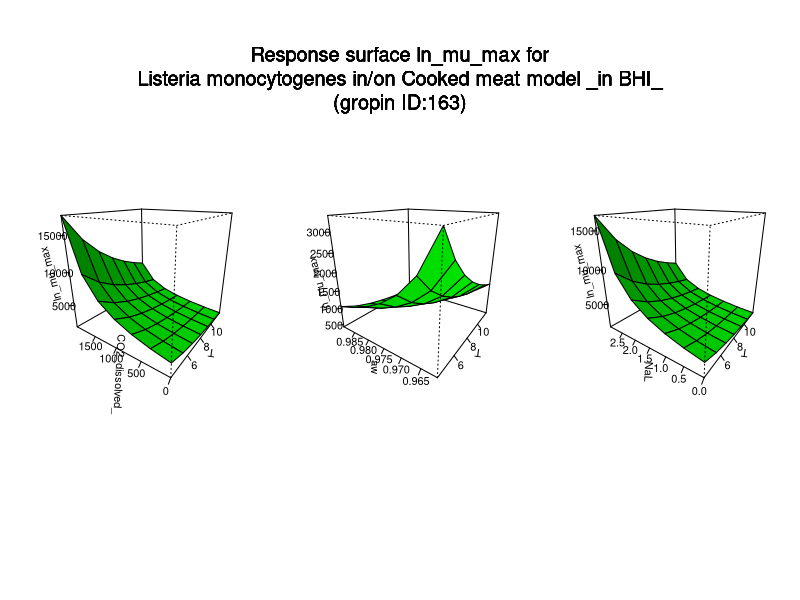

Write R code to recreate this figure.
#############################
# start of Parameter script
#############################
T <- seq(4.004,11.988011988012,length.out=7)
CO2_dissolved_ <- seq(0,1998.001998002,length.out=7)
aw <- seq(0.961238761238761,0.9892883,length.out=7)
NaL <- seq(0,2.997002997003,length.out=7)
#############################
# end of Parameter script
#############################
############################# 
# start of Model script Gropin ID 163 
#############################
 
# constant coefficients for this model
b <- 4.5231e-07
awmin <- 0.9485
Tmin <- -1.5389999999999999
CO2max <- 2476
NaLmax <- 3.7494
 
variables <- data.frame(T,CO2_dissolved_,aw,NaL)
argumentsPar <- unique.data.frame(expand.grid(variables))
 
# heart of the model
response_surface <- function(T,CO2_dissolved_,aw,NaL) {
   mumax <-(1/(b*(aw-awmin)*(CO2max-CO2_dissolved_)*(T-Tmin)*(NaLmax-NaL)))

	return(mumax=mumax)
} 

# output parameters
responseSurface <- cbind(argumentsPar,response_surface(argumentsPar['T'],argumentsPar['CO2_dissolved_'],argumentsPar['aw'],argumentsPar['NaL']))
colnames(responseSurface) <- c(colnames(argumentsPar),'lnmumax')
#############################
# End of Model script
#############################
############################# 
# start of Visualisation script Gropin ID 163 
#############################
titleText <-'Response surface ln_mu_max for
Listeria monocytogenes in/on Cooked meat model _in BHI_
(gropin ID:163)'
argPar1 <- unique.data.frame(expand.grid(T,CO2_dissolved_))
argPar2 <- unique.data.frame(expand.grid(T,aw))
argPar3 <- unique.data.frame(expand.grid(T,NaL))
z1 <- matrix(unlist(response_surface(T = argPar1[1],CO2_dissolved_ = argPar1[2],aw = aw[1],NaL = NaL[1])),nrow=7)
z2 <- matrix(unlist(response_surface(T = argPar2[1],aw = argPar2[2],CO2_dissolved_ = CO2_dissolved_[1],NaL = NaL[1])),nrow=7)
z3 <- matrix(unlist(response_surface(T = argPar3[1],NaL = argPar3[2],CO2_dissolved_ = CO2_dissolved_[1],aw = aw[1])),nrow=7)
# adding precaution if response surface is zero
myZLim1 <- range(z1)
if(myZLim1[1] == myZLim1[2]) myZLim1[2] <- myZLim1[2]+1
myZLim2 <- range(z2)
if(myZLim2[1] == myZLim2[2]) myZLim2[2] <- myZLim2[2]+1
myZLim3 <- range(z3)
if(myZLim3[1] == myZLim3[2]) myZLim3[2] <- myZLim3[2]+1
if(length(T)>1 & length(CO2_dissolved_)>1 & length(aw)>1 & length(NaL)>1) {
	par(mfrow = c(1,3))
	persp(T,CO2_dissolved_,z1,col = 'green',xlab='T',ylab='CO2_dissolved_',zlab='ln_mu_max',zlim=myZLim1,theta=305,phi=20,shade=0.25,ticktype = 'detailed')
	persp(T,aw,z2,col = 'green',xlab='T',ylab='aw',zlab='ln_mu_max',zlim=myZLim2,theta=305,phi=20,shade=0.25,ticktype = 'detailed')
	persp(T,NaL,z3,col = 'green',xlab='T',ylab='NaL',zlab='ln_mu_max',zlim=myZLim3,theta=305,phi=20,shade=0.25,ticktype = 'detailed')
	mtext(titleText,outer=T,  cex=1.2, line=-8.5, side=3)
} else {
		myPars <- unique.data.frame(expand.grid(T,CO2_dissolved_,aw,NaL))
		myZ <-matrix(unlist(response_surface(myPars[,1],myPars[,2],myPars[,3],myPars[,4])),nrow=7)
		myZLim <- range(myZ)
if(myZLim[1] == myZLim[2]) myZLim[2] <- myZLim[2]+1
	if(length(aw)==1 & length(NaL)==1) {
		persp(T,CO2_dissolved_,myZ,col = 'green',xlab='T',ylab='CO2_dissolved_',zlab='ln_mu_max',main=titleText,sub=paste('other variable: aw =',round(aw,digits = 2), 'NaL =',round(NaL,digits = 2)),zlim=myZLim,theta=305,phi=20,shade=0.25,ticktype = 'detailed')
	}
	if(length(CO2_dissolved_)==1 & length(NaL)==1) {
		persp(T,aw,myZ,col = 'green',xlab='T',ylab='aw',zlab='ln_mu_max',main=titleText,sub=paste('other variable: CO2_dissolved_ =',round(CO2_dissolved_,digits = 2), 'NaL =',round(NaL,digits = 2)),zlim=myZLim,theta=305,phi=20,shade=0.25,ticktype = 'detailed')
	}
	if(length(CO2_dissolved_)==1 & length(aw)==1) {
		persp(T,NaL,myZ,col = 'green',xlab='T',ylab='NaL',zlab='ln_mu_max',main=titleText,sub=paste('other variable: CO2_dissolved_ =',round(CO2_dissolved_,digits = 2), 'aw =',round(aw,digits = 2)),zlim=myZLim,theta=305,phi=20,shade=0.25,ticktype = 'detailed')
	}
	if(length(T)==1 & length(NaL)==1) {
		persp(CO2_dissolved_,aw,myZ,col = 'green',xlab='CO2_dissolved_',ylab='aw',zlab='ln_mu_max',main=titleText,sub=paste('other variable: T =',round(T,digits = 2), 'NaL =',round(NaL,digits = 2)),zlim=myZLim,theta=305,phi=20,shade=0.25,ticktype = 'detailed')
	}
	if(length(T)==1 & length(aw)==1) {
		persp(CO2_dissolved_,NaL,myZ,col = 'green',xlab='CO2_dissolved_',ylab='NaL',zlab='ln_mu_max',main=titleText,sub=paste('other variable: T =',round(T,digits = 2), 'aw =',round(aw,digits = 2)),zlim=myZLim,theta=305,phi=20,shade=0.25,ticktype = 'detailed')
	}
	if(length(T)==1 & length(CO2_dissolved_)==1) {
		persp(aw,NaL,myZ,col = 'green',xlab='aw',ylab='NaL',zlab='ln_mu_max',main=titleText,sub=paste('other variable: T =',round(T,digits = 2), 'CO2_dissolved_ =',round(CO2_dissolved_,digits = 2)),zlim=myZLim,theta=305,phi=20,shade=0.25,ticktype = 'detailed')
	}
}
#############################
# End of Visualisation script
#############################
